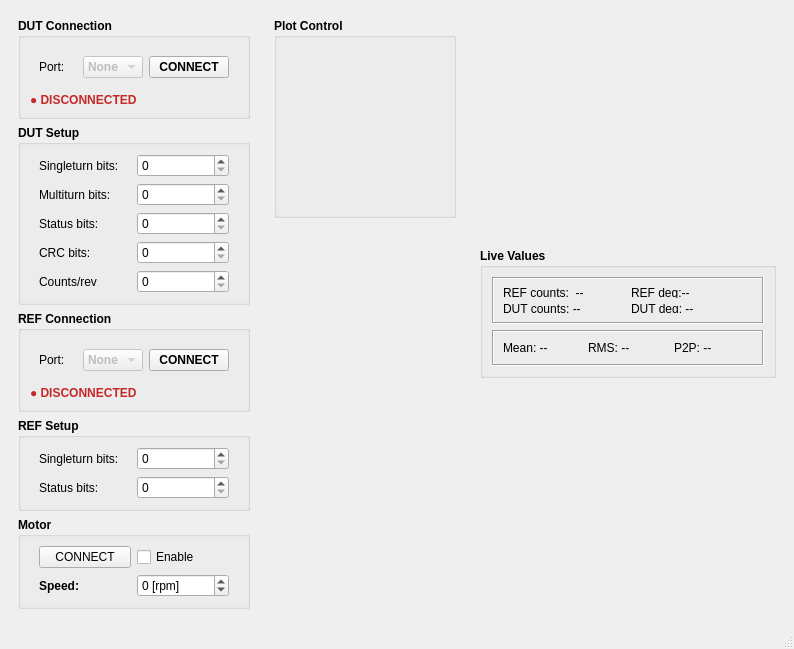
<?xml version="1.0" encoding="UTF-8"?>
<ui version="4.0">
 <class>MainWindow</class>
 <widget class="QMainWindow" name="MainWindow">
  <property name="geometry">
   <rect>
    <x>0</x>
    <y>0</y>
    <width>794</width>
    <height>607</height>
   </rect>
  </property>
  <property name="windowTitle">
   <string>MainWindow</string>
  </property>
  <widget class="QWidget" name="centralwidget">
   <layout class="QGridLayout" name="gridLayout_22">
    <item row="0" column="0">
     <widget class="QWidget" name="widget" native="true">
      <property name="maximumSize">
       <size>
        <width>250</width>
        <height>16777215</height>
       </size>
      </property>
      <layout class="QGridLayout" name="gridLayout_3">
       <item row="3" column="0">
        <widget class="QGroupBox" name="groupBox_3">
         <property name="font">
          <font>
           <weight>75</weight>
           <bold>true</bold>
          </font>
         </property>
         <property name="title">
          <string>REF Setup </string>
         </property>
         <layout class="QGridLayout" name="gridLayout_14">
          <item row="0" column="0">
           <widget class="QWidget" name="widget_10" native="true">
            <layout class="QGridLayout" name="gridLayout_15">
             <property name="topMargin">
              <number>0</number>
             </property>
             <property name="bottomMargin">
              <number>0</number>
             </property>
             <item row="0" column="0">
              <widget class="QLabel" name="label_2">
               <property name="font">
                <font>
                 <weight>50</weight>
                 <bold>false</bold>
                </font>
               </property>
               <property name="text">
                <string>Singleturn bits:</string>
               </property>
              </widget>
             </item>
             <item row="0" column="1">
              <widget class="QSpinBox" name="singleturn_bits_2">
               <property name="font">
                <font>
                 <weight>50</weight>
                 <bold>false</bold>
                </font>
               </property>
               <property name="maximum">
                <number>10000000</number>
               </property>
              </widget>
             </item>
            </layout>
           </widget>
          </item>
          <item row="1" column="0">
           <widget class="QWidget" name="widget_13" native="true">
            <layout class="QGridLayout" name="gridLayout_18">
             <property name="topMargin">
              <number>0</number>
             </property>
             <property name="bottomMargin">
              <number>0</number>
             </property>
             <item row="0" column="0">
              <widget class="QLabel" name="label_12">
               <property name="font">
                <font>
                 <weight>50</weight>
                 <bold>false</bold>
                </font>
               </property>
               <property name="text">
                <string>Status bits:</string>
               </property>
              </widget>
             </item>
             <item row="0" column="1">
              <widget class="QSpinBox" name="status_bits_2">
               <property name="font">
                <font>
                 <weight>50</weight>
                 <bold>false</bold>
                </font>
               </property>
               <property name="maximum">
                <number>10000000</number>
               </property>
              </widget>
             </item>
            </layout>
           </widget>
          </item>
         </layout>
        </widget>
       </item>
       <item row="0" column="0">
        <widget class="QGroupBox" name="dut_connection_groupbox">
         <property name="font">
          <font>
           <weight>75</weight>
           <bold>true</bold>
          </font>
         </property>
         <property name="title">
          <string>DUT Connection</string>
         </property>
         <layout class="QGridLayout" name="gridLayout_6">
          <item row="0" column="0">
           <widget class="QWidget" name="widget_4" native="true">
            <layout class="QGridLayout" name="gridLayout_5">
             <item row="0" column="1">
              <widget class="QComboBox" name="dut_comport_combobox">
               <property name="enabled">
                <bool>false</bool>
               </property>
               <property name="editable">
                <bool>false</bool>
               </property>
               <item>
                <property name="text">
                 <string>None</string>
                </property>
               </item>
              </widget>
             </item>
             <item row="0" column="0">
              <widget class="QLabel" name="label_4">
               <property name="font">
                <font>
                 <weight>50</weight>
                 <bold>false</bold>
                </font>
               </property>
               <property name="text">
                <string>Port:</string>
               </property>
              </widget>
             </item>
             <item row="0" column="2">
              <widget class="QPushButton" name="dut_comport_connect">
               <property name="text">
                <string>CONNECT</string>
               </property>
              </widget>
             </item>
            </layout>
           </widget>
          </item>
          <item row="1" column="0">
           <widget class="QLabel" name="dut_connection_indication">
            <property name="styleSheet">
             <string notr="true">QLabel {
color: #C62828; font-weight: 600;
}</string>
            </property>
            <property name="text">
             <string>● DISCONNECTED</string>
            </property>
           </widget>
          </item>
         </layout>
        </widget>
       </item>
       <item row="5" column="0">
        <spacer name="verticalSpacer_2">
         <property name="orientation">
          <enum>Qt::Vertical</enum>
         </property>
         <property name="sizeHint" stdset="0">
          <size>
           <width>20</width>
           <height>40</height>
          </size>
         </property>
        </spacer>
       </item>
       <item row="2" column="0">
        <widget class="QGroupBox" name="dut_connection_groupbox_2">
         <property name="font">
          <font>
           <weight>75</weight>
           <bold>true</bold>
          </font>
         </property>
         <property name="title">
          <string>REF Connection</string>
         </property>
         <layout class="QGridLayout" name="gridLayout_7">
          <item row="0" column="0">
           <widget class="QWidget" name="widget_5" native="true">
            <layout class="QGridLayout" name="gridLayout_8">
             <item row="0" column="1">
              <widget class="QComboBox" name="ref_comport_combobox">
               <property name="enabled">
                <bool>false</bool>
               </property>
               <property name="editable">
                <bool>false</bool>
               </property>
               <item>
                <property name="text">
                 <string>None</string>
                </property>
               </item>
              </widget>
             </item>
             <item row="0" column="0">
              <widget class="QLabel" name="label_5">
               <property name="font">
                <font>
                 <weight>50</weight>
                 <bold>false</bold>
                </font>
               </property>
               <property name="text">
                <string>Port:</string>
               </property>
              </widget>
             </item>
             <item row="0" column="2">
              <widget class="QPushButton" name="ref_comport_connect">
               <property name="text">
                <string>CONNECT</string>
               </property>
              </widget>
             </item>
            </layout>
           </widget>
          </item>
          <item row="1" column="0">
           <widget class="QLabel" name="ref_connection_indication">
            <property name="styleSheet">
             <string notr="true">QLabel {
color: #C62828; font-weight: 600;
}</string>
            </property>
            <property name="text">
             <string>● DISCONNECTED</string>
            </property>
           </widget>
          </item>
         </layout>
        </widget>
       </item>
       <item row="1" column="0">
        <widget class="QGroupBox" name="groupBox">
         <property name="font">
          <font>
           <weight>75</weight>
           <bold>true</bold>
          </font>
         </property>
         <property name="title">
          <string>DUT Setup </string>
         </property>
         <layout class="QGridLayout" name="gridLayout_11">
          <item row="0" column="0">
           <widget class="QWidget" name="widget_2" native="true">
            <layout class="QGridLayout" name="gridLayout">
             <property name="topMargin">
              <number>0</number>
             </property>
             <property name="bottomMargin">
              <number>0</number>
             </property>
             <item row="0" column="0">
              <widget class="QLabel" name="label">
               <property name="font">
                <font>
                 <weight>50</weight>
                 <bold>false</bold>
                </font>
               </property>
               <property name="text">
                <string>Singleturn bits:</string>
               </property>
              </widget>
             </item>
             <item row="0" column="1">
              <widget class="QSpinBox" name="singleturn_bits">
               <property name="font">
                <font>
                 <weight>50</weight>
                 <bold>false</bold>
                </font>
               </property>
               <property name="maximum">
                <number>10000000</number>
               </property>
              </widget>
             </item>
            </layout>
           </widget>
          </item>
          <item row="1" column="0">
           <widget class="QWidget" name="widget_3" native="true">
            <layout class="QGridLayout" name="gridLayout_2">
             <property name="topMargin">
              <number>0</number>
             </property>
             <property name="bottomMargin">
              <number>0</number>
             </property>
             <item row="0" column="0">
              <widget class="QLabel" name="label_3">
               <property name="font">
                <font>
                 <weight>50</weight>
                 <bold>false</bold>
                </font>
               </property>
               <property name="text">
                <string>Multiturn bits:</string>
               </property>
              </widget>
             </item>
             <item row="0" column="1">
              <widget class="QSpinBox" name="multiturn_bits">
               <property name="font">
                <font>
                 <weight>50</weight>
                 <bold>false</bold>
                </font>
               </property>
               <property name="maximum">
                <number>10000000</number>
               </property>
              </widget>
             </item>
            </layout>
           </widget>
          </item>
          <item row="3" column="0">
           <widget class="QWidget" name="widget_8" native="true">
            <layout class="QGridLayout" name="gridLayout_12">
             <property name="topMargin">
              <number>0</number>
             </property>
             <property name="bottomMargin">
              <number>0</number>
             </property>
             <item row="0" column="0">
              <widget class="QLabel" name="label_8">
               <property name="font">
                <font>
                 <weight>50</weight>
                 <bold>false</bold>
                </font>
               </property>
               <property name="text">
                <string>CRC bits:</string>
               </property>
              </widget>
             </item>
             <item row="0" column="1">
              <widget class="QSpinBox" name="crc_bits">
               <property name="font">
                <font>
                 <weight>50</weight>
                 <bold>false</bold>
                </font>
               </property>
               <property name="maximum">
                <number>10000000</number>
               </property>
              </widget>
             </item>
            </layout>
           </widget>
          </item>
          <item row="2" column="0">
           <widget class="QWidget" name="widget_7" native="true">
            <layout class="QGridLayout" name="gridLayout_4">
             <property name="topMargin">
              <number>0</number>
             </property>
             <property name="bottomMargin">
              <number>0</number>
             </property>
             <item row="0" column="0">
              <widget class="QLabel" name="label_7">
               <property name="font">
                <font>
                 <weight>50</weight>
                 <bold>false</bold>
                </font>
               </property>
               <property name="text">
                <string>Status bits:</string>
               </property>
              </widget>
             </item>
             <item row="0" column="1">
              <widget class="QSpinBox" name="status_bits">
               <property name="font">
                <font>
                 <weight>50</weight>
                 <bold>false</bold>
                </font>
               </property>
               <property name="maximum">
                <number>10000000</number>
               </property>
              </widget>
             </item>
            </layout>
           </widget>
          </item>
          <item row="4" column="0">
           <widget class="QWidget" name="widget_9" native="true">
            <layout class="QGridLayout" name="gridLayout_13">
             <property name="topMargin">
              <number>0</number>
             </property>
             <property name="bottomMargin">
              <number>0</number>
             </property>
             <item row="0" column="0">
              <widget class="QLabel" name="label_9">
               <property name="font">
                <font>
                 <weight>50</weight>
                 <bold>false</bold>
                </font>
               </property>
               <property name="text">
                <string>Counts/rev</string>
               </property>
              </widget>
             </item>
             <item row="0" column="1">
              <widget class="QSpinBox" name="counts_rev_dut">
               <property name="font">
                <font>
                 <weight>50</weight>
                 <bold>false</bold>
                </font>
               </property>
               <property name="maximum">
                <number>10000000</number>
               </property>
              </widget>
             </item>
            </layout>
           </widget>
          </item>
         </layout>
        </widget>
       </item>
       <item row="4" column="0">
        <widget class="QGroupBox" name="groupBox_2">
         <property name="font">
          <font>
           <weight>75</weight>
           <bold>true</bold>
          </font>
         </property>
         <property name="title">
          <string>Motor</string>
         </property>
         <layout class="QGridLayout" name="gridLayout_17">
          <item row="0" column="0">
           <widget class="QWidget" name="widget_11" native="true">
            <layout class="QGridLayout" name="gridLayout_16">
             <property name="topMargin">
              <number>0</number>
             </property>
             <property name="bottomMargin">
              <number>0</number>
             </property>
             <item row="0" column="0">
              <widget class="QPushButton" name="dut_comport_connect_3">
               <property name="font">
                <font>
                 <weight>50</weight>
                 <bold>false</bold>
                </font>
               </property>
               <property name="text">
                <string>CONNECT</string>
               </property>
              </widget>
             </item>
             <item row="0" column="1">
              <widget class="QCheckBox" name="checkBox">
               <property name="font">
                <font>
                 <weight>50</weight>
                 <bold>false</bold>
                </font>
               </property>
               <property name="text">
                <string>Enable</string>
               </property>
              </widget>
             </item>
            </layout>
           </widget>
          </item>
          <item row="1" column="0">
           <widget class="QWidget" name="widget_12" native="true">
            <layout class="QGridLayout" name="gridLayout_19">
             <property name="topMargin">
              <number>0</number>
             </property>
             <property name="bottomMargin">
              <number>0</number>
             </property>
             <item row="0" column="0">
              <widget class="QLabel" name="label_10">
               <property name="text">
                <string>Speed:</string>
               </property>
              </widget>
             </item>
             <item row="0" column="1">
              <widget class="QSpinBox" name="spinBox">
               <property name="font">
                <font>
                 <weight>50</weight>
                 <bold>false</bold>
                </font>
               </property>
               <property name="suffix">
                <string> [rpm]</string>
               </property>
               <property name="minimum">
                <number>-500</number>
               </property>
               <property name="maximum">
                <number>500</number>
               </property>
              </widget>
             </item>
            </layout>
           </widget>
          </item>
         </layout>
        </widget>
       </item>
      </layout>
     </widget>
    </item>
    <item row="0" column="4">
     <widget class="QFrame" name="verticalFrame">
      <layout class="QGridLayout" name="gridLayout_23">
       <item row="0" column="0">
        <layout class="QVBoxLayout" name="verticalLayout"/>
       </item>
       <item row="1" column="0">
        <widget class="QGroupBox" name="groupBox_5">
         <property name="minimumSize">
          <size>
           <width>0</width>
           <height>30</height>
          </size>
         </property>
         <property name="maximumSize">
          <size>
           <width>16777215</width>
           <height>130</height>
          </size>
         </property>
         <property name="font">
          <font>
           <weight>75</weight>
           <bold>true</bold>
          </font>
         </property>
         <property name="title">
          <string>Live Values</string>
         </property>
         <layout class="QGridLayout" name="gridLayout_21">
          <item row="0" column="0">
           <widget class="QFrame" name="frame_17">
            <property name="frameShape">
             <enum>QFrame::Box</enum>
            </property>
            <property name="frameShadow">
             <enum>QFrame::Sunken</enum>
            </property>
            <layout class="QGridLayout" name="gridLayout_25">
             <item row="1" column="0">
              <widget class="QLabel" name="label_11">
               <property name="font">
                <font>
                 <weight>50</weight>
                 <bold>false</bold>
                </font>
               </property>
               <property name="text">
                <string>DUT counts: --</string>
               </property>
              </widget>
             </item>
             <item row="0" column="0">
              <widget class="QLabel" name="ref_counts_label">
               <property name="font">
                <font>
                 <weight>50</weight>
                 <bold>false</bold>
                </font>
               </property>
               <property name="text">
                <string>REF counts:  --</string>
               </property>
              </widget>
             </item>
             <item row="0" column="1">
              <widget class="QLabel" name="label_13">
               <property name="font">
                <font>
                 <weight>50</weight>
                 <bold>false</bold>
                </font>
               </property>
               <property name="text">
                <string>REF deg:--</string>
               </property>
              </widget>
             </item>
             <item row="1" column="1">
              <widget class="QLabel" name="label_14">
               <property name="font">
                <font>
                 <weight>50</weight>
                 <bold>false</bold>
                </font>
               </property>
               <property name="text">
                <string>DUT deg: --</string>
               </property>
              </widget>
             </item>
            </layout>
           </widget>
          </item>
          <item row="4" column="0">
           <widget class="QFrame" name="frame_16">
            <property name="frameShape">
             <enum>QFrame::Box</enum>
            </property>
            <property name="frameShadow">
             <enum>QFrame::Sunken</enum>
            </property>
            <layout class="QGridLayout" name="gridLayout_24">
             <item row="0" column="1">
              <widget class="QLabel" name="label_16">
               <property name="font">
                <font>
                 <weight>50</weight>
                 <bold>false</bold>
                </font>
               </property>
               <property name="text">
                <string>RMS: --</string>
               </property>
              </widget>
             </item>
             <item row="0" column="0">
              <widget class="QLabel" name="label_15">
               <property name="font">
                <font>
                 <weight>50</weight>
                 <bold>false</bold>
                </font>
               </property>
               <property name="text">
                <string>Mean: --</string>
               </property>
              </widget>
             </item>
             <item row="0" column="2">
              <widget class="QLabel" name="label_17">
               <property name="font">
                <font>
                 <weight>50</weight>
                 <bold>false</bold>
                </font>
               </property>
               <property name="text">
                <string>P2P: --</string>
               </property>
              </widget>
             </item>
            </layout>
           </widget>
          </item>
         </layout>
        </widget>
       </item>
       <item row="2" column="0">
        <layout class="QVBoxLayout" name="verticalLayout_3"/>
       </item>
      </layout>
     </widget>
    </item>
    <item row="0" column="2">
     <widget class="QWidget" name="widget_14" native="true">
      <property name="maximumSize">
       <size>
        <width>200</width>
        <height>16777215</height>
       </size>
      </property>
      <layout class="QGridLayout" name="gridLayout_20">
       <item row="2" column="0">
        <spacer name="verticalSpacer">
         <property name="orientation">
          <enum>Qt::Vertical</enum>
         </property>
         <property name="sizeHint" stdset="0">
          <size>
           <width>20</width>
           <height>40</height>
          </size>
         </property>
        </spacer>
       </item>
       <item row="0" column="0">
        <widget class="QGroupBox" name="groupBox_4">
         <property name="minimumSize">
          <size>
           <width>0</width>
           <height>200</height>
          </size>
         </property>
         <property name="font">
          <font>
           <weight>75</weight>
           <bold>true</bold>
          </font>
         </property>
         <property name="title">
          <string>Plot Control</string>
         </property>
        </widget>
       </item>
      </layout>
     </widget>
    </item>
   </layout>
  </widget>
  <widget class="QMenuBar" name="menubar">
   <property name="geometry">
    <rect>
     <x>0</x>
     <y>0</y>
     <width>794</width>
     <height>22</height>
    </rect>
   </property>
   <property name="defaultUp">
    <bool>false</bool>
   </property>
  </widget>
  <widget class="QStatusBar" name="statusbar"/>
 </widget>
 <resources/>
 <connections/>
</ui>
